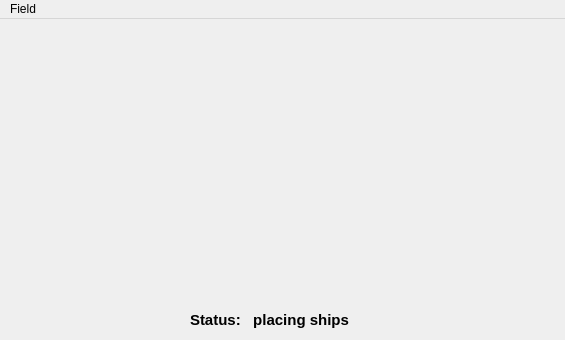
<?xml version="1.0" encoding="UTF-8"?>
<ui version="4.0">
 <class>MainWindow</class>
 <widget class="QMainWindow" name="MainWindow">
  <property name="geometry">
   <rect>
    <x>0</x>
    <y>0</y>
    <width>565</width>
    <height>340</height>
   </rect>
  </property>
  <property name="minimumSize">
   <size>
    <width>0</width>
    <height>0</height>
   </size>
  </property>
  <property name="maximumSize">
   <size>
    <width>580</width>
    <height>340</height>
   </size>
  </property>
  <property name="windowTitle">
   <string>Sea battle</string>
  </property>
  <widget class="QWidget" name="centralWidget">
   <widget class="QLabel" name="labelStatus">
    <property name="geometry">
     <rect>
      <x>190</x>
      <y>290</y>
      <width>531</width>
      <height>21</height>
     </rect>
    </property>
    <property name="font">
     <font>
      <pointsize>11</pointsize>
      <weight>75</weight>
      <italic>false</italic>
      <bold>true</bold>
      <underline>false</underline>
      <strikeout>false</strikeout>
      <kerning>true</kerning>
     </font>
    </property>
    <property name="text">
     <string>Status:   placing ships</string>
    </property>
   </widget>
  </widget>
  <widget class="QMenuBar" name="menuBar">
   <property name="geometry">
    <rect>
     <x>0</x>
     <y>0</y>
     <width>565</width>
     <height>21</height>
    </rect>
   </property>
   <widget class="QMenu" name="menuField">
    <property name="title">
     <string>Field</string>
    </property>
    <addaction name="actionClear"/>
    <addaction name="actionRandom"/>
   </widget>
   <addaction name="menuField"/>
  </widget>
  <action name="actionStart">
   <property name="text">
    <string>Start</string>
   </property>
   <property name="shortcut">
    <string>Ctrl+S</string>
   </property>
  </action>
  <action name="actionQuit">
   <property name="text">
    <string>Quit</string>
   </property>
   <property name="shortcut">
    <string>Ctrl+Q</string>
   </property>
  </action>
  <action name="actionClear">
   <property name="text">
    <string>Clear</string>
   </property>
   <property name="shortcut">
    <string>Ctrl+C</string>
   </property>
  </action>
  <action name="actionRandom">
   <property name="text">
    <string>Random</string>
   </property>
   <property name="shortcut">
    <string>Ctrl+R</string>
   </property>
  </action>
  <action name="actionLeave">
   <property name="text">
    <string>Leave</string>
   </property>
   <property name="shortcut">
    <string>Ctrl+L</string>
   </property>
  </action>
  <action name="actionAbout">
   <property name="text">
    <string>About SeaCraft</string>
   </property>
   <property name="shortcut">
    <string>Ctrl+A</string>
   </property>
  </action>
 </widget>
 <layoutdefault spacing="6" margin="11"/>
 <resources/>
 <connections/>
</ui>
